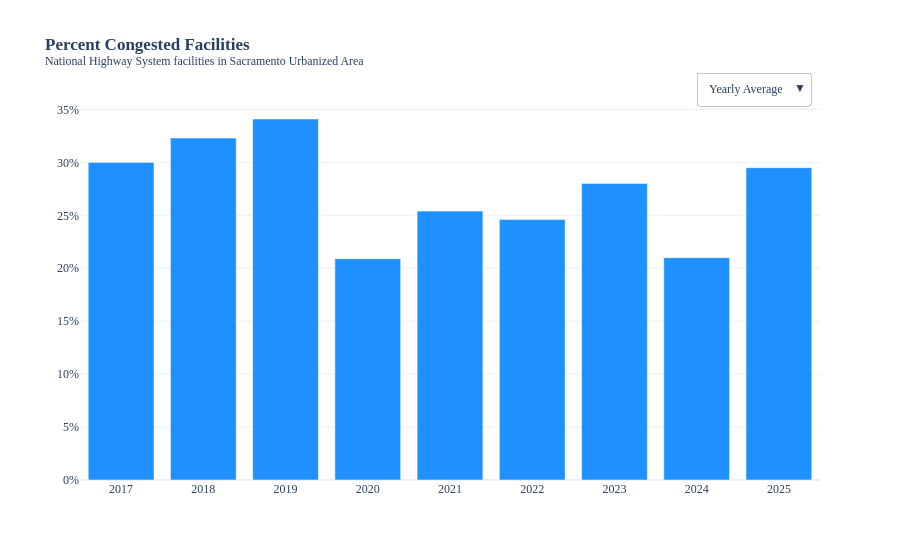

The notebook cell saved with this chart:
### Markdown cell above
***

Congestion_2_Monthly

***

### Code cell
export=True
# Set Indicator
indicator = 'Congestion_2 Monthly'
plot_name = 'percent_road_miles'

## Importing ---
file_name = f"{indicator} SACOG RITIS.xlsx"
df = pd.read_excel(os.path.join(PATH_PLOTS, 'Data', file_name), sheet_name = 'SACOG')

## Organizing ---
df['pct_miles_congested'] = round(df['pct_miles_congested'], 1)
df = df.reset_index(drop = True)

# --- MONTHLY DATA ---
# Filter for rows where year_or_month contains underscore (e.g., '2025_01')
df_monthly = df[df['year_or_month'].astype(str).str.contains('_')].copy()

# --- YEARLY DATA ---
# Filter for rows where year_or_month is just a year (no underscore)
df_yearly = df[~df['year_or_month'].astype(str).str.contains('_')].copy()
df_yearly = df_yearly.sort_values('year_or_month')



# Create formatted month label for display (e.g., 'Jan 2025')
df_monthly['month_str'] = df_monthly['year_or_month'].astype(str).apply(
    lambda x: pd.to_datetime(x, format='%Y_%m').strftime('%b %Y')
)
df_monthly = df_monthly.sort_values('year_or_month')

# 2. Keep only the 12 most recent months
df_monthly = df_monthly.tail(12)

# Create figure with both traces
fig = go.Figure()

# Add yearly trace
fig.add_trace(go.Bar(
    x=df_yearly['year_or_month'].astype(str),
    y=df_yearly['pct_miles_congested'],
    marker_color='#1E90FF',
    name='Yearly Average',
    visible=True,
    hovertemplate='%{y}<extra></extra>'
))

# Add monthly trace
fig.add_trace(go.Bar(
    x=df_monthly['month_str'],
    y=df_monthly['pct_miles_congested'],
    marker_color='#1E90FF',
    name='Monthly',
    visible=False,
    hovertemplate='%{y}<extra></extra>'
))

# Create buttons for toggling
buttons = [
    dict(
        label='Yearly Average',
        method='update',
        args=[
            {'visible': [True, False]},
            {'xaxis': {'tickangle': 0}}
        ]
    ),
    dict(
        label='Monthly',
        method='update',
        args=[
            {'visible': [False, True]},
            {'xaxis': {'tickangle': 0}}
        ]
    )
]

# Add dropdown menu to layout
fig.update_layout(
    updatemenus=[
        dict(
            buttons=buttons,
            direction="down",
            pad={"r": 10, "t": 10},
            showactive=True,
            x=1,
            xanchor="right",
            y=1.1,
            yanchor="top"
        )
    ]
)

title = '<b>Percent Congested Facilities</b><br><sup>National Highway System facilities in Sacramento Urbanized Area</sup>'
fig.update_yaxes(ticksuffix='%')

pt.plot_agol(fig, export, title, indicator, plot_name)

### Figure 1 — Plotly figure (JSON) as saved in the notebook; plotly's stock layout.template omitted (floating-point values rounded to 4 significant figures)
{"data": [{"hovertemplate": "%{y}<extra></extra>", "marker": {"color": "#1E90FF"}, "name": "Yearly Average", "type": "bar", "visible": true, "x": ["2017", "2018", "2019", "2020", "2021", "2022", "2023", "2024", "2025"], "y": [30, 32.3, 34.1, 20.9, 25.4, 24.6, 28, 21, 29.5]}, {"hovertemplate": "%{y}<extra></extra>", "marker": {"color": "#1E90FF"}, "name": "Monthly", "type": "bar", "visible": false, "x": ["Jan 2025", "Feb 2025", "Mar 2025", "Apr 2025", "May 2025", "Jun 2025", "Jul 2025", "Aug 2025", "Sep 2025", "Oct 2025", "Nov 2025"], "y": [22.6, 23.2, 23.6, 23, 22.2, 16.7, 15.8, 21.1, 23.2, 26.2, 21.1]}], "layout": {"font": {"family": "Microsoft YaHei"}, "legend": {"title": {}}, "title": {"text": "<b>Percent Congested Facilities</b><br><sup>National Highway System facilities in Sacramento Urbanized Area</sup>"}, "updatemenus": [{"buttons": [{"args": [{"visible": [true, false]}, {"xaxis": {"tickangle": 0}}], "label": "Yearly Average", "method": "update"}, {"args": [{"visible": [false, true]}, {"xaxis": {"tickangle": 45}}], "label": "Monthly", "method": "update"}], "direction": "down", "pad": {"r": 10, "t": 10}, "showactive": true, "x": 1, "xanchor": "right", "y": 1.1, "yanchor": "top"}], "xaxis": {"tickfont": {"size": 12}, "title": {}}, "yaxis": {"tickfont": {"size": 12}, "ticksuffix": "%", "title": {}}}}
